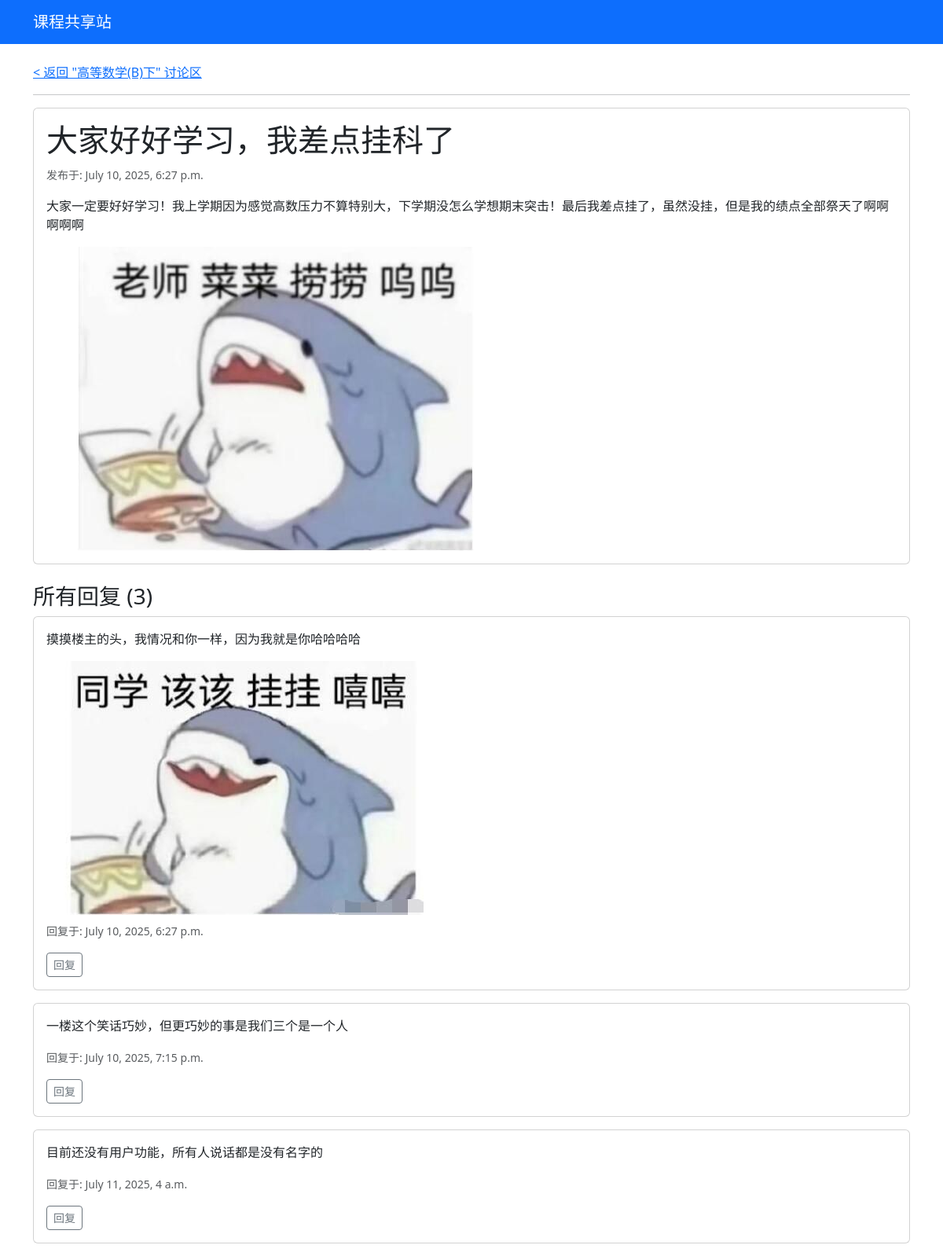
The app's page /course/2/post/1/ with its own data.
### resources/models.py (models this page shows, shortened)
class Post(models.Model):
    course = models.ForeignKey(Course, on_delete=models.CASCADE, related_name='posts', verbose_name="所属课程")
    title = models.CharField(max_length=200, verbose_name="帖子标题")
    content = models.TextField(verbose_name="帖子内容")
    image = models.ImageField(upload_to='post_images/%Y/%m/%d/', blank=True, null=True, verbose_name="帖子图片")
    created_at = models.DateTimeField(auto_now_add=True, verbose_name="发布时间")

class Course(models.Model):
    name = models.CharField(max_length=50, unique=True, verbose_name="课程名称")
    description = models.TextField(blank=True, null=True, verbose_name="课程描述")

class Reply(models.Model):
    post = models.ForeignKey(Post, on_delete=models.CASCADE, related_name='replies', verbose_name="所属帖子")
    parent = models.ForeignKey('self', null=True, blank=True, on_delete=models.CASCADE, related_name='child_replies')
    content = models.TextField(verbose_name="回复内容")
    image = models.ImageField(upload_to='reply_images/%Y/%m/%d/', blank=True, null=True, verbose_name="回复图片")
    created_at = models.DateTimeField(auto_now_add=True, verbose_name="回复时间")

### resources/views.py (the view)
# urls.py: path('course/<int:course_id>/post/<int:post_id>/', views.post_detail, name='post_detail'),
def post_detail(request, course_id, post_id):
    post = get_object_or_404(Post, pk=post_id, course__id=course_id)
    course = post.course
    if request.method == 'POST':
        reply_form = ReplyForm(request.POST, request.FILES)
        if reply_form.is_valid():
            reply = reply_form.save(commit=False)
            reply.post = post
            parent_id = request.POST.get('parent_id')
            if parent_id:
                reply.parent = get_object_or_404(Reply, id=parent_id)
            reply.save()
            return redirect('post_detail', course_id=course.id, post_id=post.id)
    else:
        reply_form = ReplyForm()
    top_level_replies = post.replies.filter(parent__isnull=True).order_by('created_at')
    context = {
        'post': post,
        'course': course, # 确保 course 在这里
        'reply_form': reply_form,
        'top_level_replies': top_level_replies,
    }
    return render(request, 'resources/post_detail.html', context)

### resources/templates/resources/post_detail.html (shortened to what this page needs)
{% extends "resources/base.html" %}
{% block content %}
    <a href="{% url 'post_list' post.course.id %}">< 返回 "{{ post.course.name }}" 讨论区</a>
    <hr>
    <div class="card mb-4">
        <div class="card-body">
            <h1 class="card-title">{{ post.title }}</h1>
            <p class="card-text"><small class="text-muted">发布于: {{ post.created_at }}</small></p>
            <p class="card-text preserve-whitespace">{{ post.content|linebreaksbr }}</p>
            {% if post.image %}
                <img src="{{ post.image.url }}" class="img-fluid rounded" alt="帖子图片">
            {% endif %}
        </div>
    </div>
<h3>所有回复 ({{ post.replies.count }})</h3>
{% for reply in top_level_replies %}
    <div class="card mb-3">
        <div class="card-body">
            <p class="card-text preserve-whitespace">{{ reply.content|linebreaksbr }}</p>
            {% if reply.image %}<img src="{{ reply.image.url }}" class="img-fluid rounded mb-2" alt="回复图片">{% endif %}
            <p class="card-text"><small class="text-muted">回复于: {{ reply.created_at }}</small></p>
            <button class="btn btn-sm btn-outline-secondary" onclick="toggleReplyForm('form-{{ reply.id }}')">回复</button>
        </div>
    </div>
{% empty %}
    <p>还没有人回复，快来抢沙发！</p>
{% endfor %}
{% endblock %}

### resources/templates/resources/base.html (style rules this page uses)
.preserve-whitespace { white-space: pre-wrap; }

### records on screen
Post: course.name "高等数学(B)下", title "大家好好学习，我差点挂科了", created_at "July 10, 2025, 6:27 p.m.", content "大家一定要好好学习！我上学期因为感觉高数压力不算特别大，下学期没怎么学想期末突击！最后我差点挂了，虽然没挂，但是我的绩点全部祭天了啊啊啊啊啊", image (picture), replies.count "3"
Reply: content "摸摸楼主的头，我情况和你一样，因为我就是你哈哈哈哈", image (picture), created_at "July 10, 2025, 6:27 p.m."
Reply: content "一楼这个笑话巧妙，但更巧妙的事是我们三个是一个人", created_at "July 10, 2025, 7:15 p.m."
Reply: content "目前还没有用户功能，所有人说话都是没有名字的", created_at "July 11, 2025, 4 a.m."
